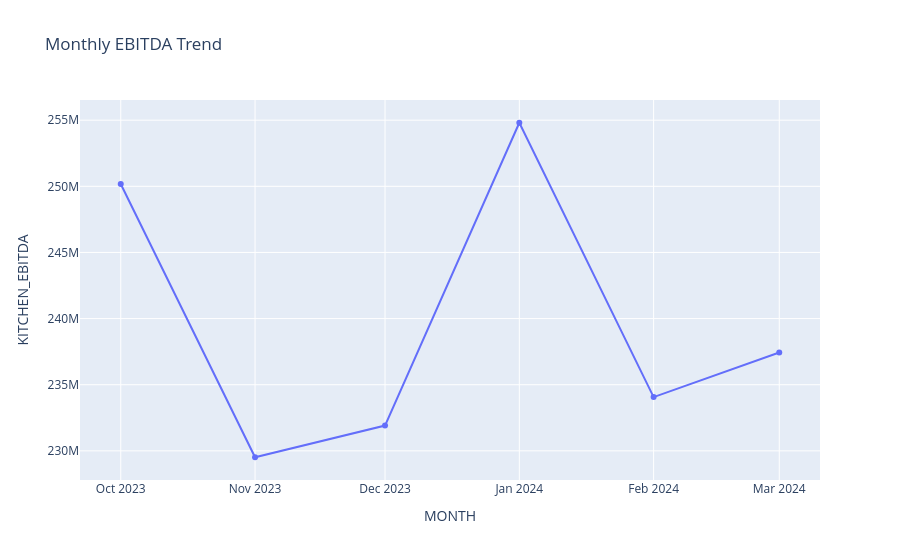

The code cell stored with this chart in its notebook:
### Code cell
fig = px.line(
    monthly_ebitda,
    x='MONTH',
    y='KITCHEN_EBITDA',
    title='Monthly EBITDA Trend',
    markers=True
)

fig.show()

### Figure 1 — Plotly figure (JSON) as saved in the notebook; plotly's stock layout.template omitted (floating-point values rounded to 4 significant figures)
{"data": [{"hovertemplate": "MONTH=%{x}<br>KITCHEN_EBITDA=%{y}<extra></extra>", "legendgroup": "", "line": {"color": "#636efa", "dash": "solid"}, "marker": {"symbol": "circle"}, "mode": "lines+markers", "name": "", "orientation": "v", "showlegend": false, "type": "scatter", "x": ["2023-10-01T00:00:00.000000000", "2023-11-01T00:00:00.000000000", "2023-12-01T00:00:00.000000000", "2024-01-01T00:00:00.000000000", "2024-02-01T00:00:00.000000000", "2024-03-01T00:00:00.000000000"], "xaxis": "x", "y": [250200000.0, 229500000.0, 231900000.0, 254800000.0, 234100000.0, 237400000.0], "yaxis": "y"}], "layout": {"legend": {"tracegroupgap": 0}, "title": {"text": "Monthly EBITDA Trend"}, "xaxis": {"anchor": "y", "domain": [0, 1], "title": {"text": "MONTH"}}, "yaxis": {"anchor": "x", "domain": [0, 1], "title": {"text": "KITCHEN_EBITDA"}}}}
